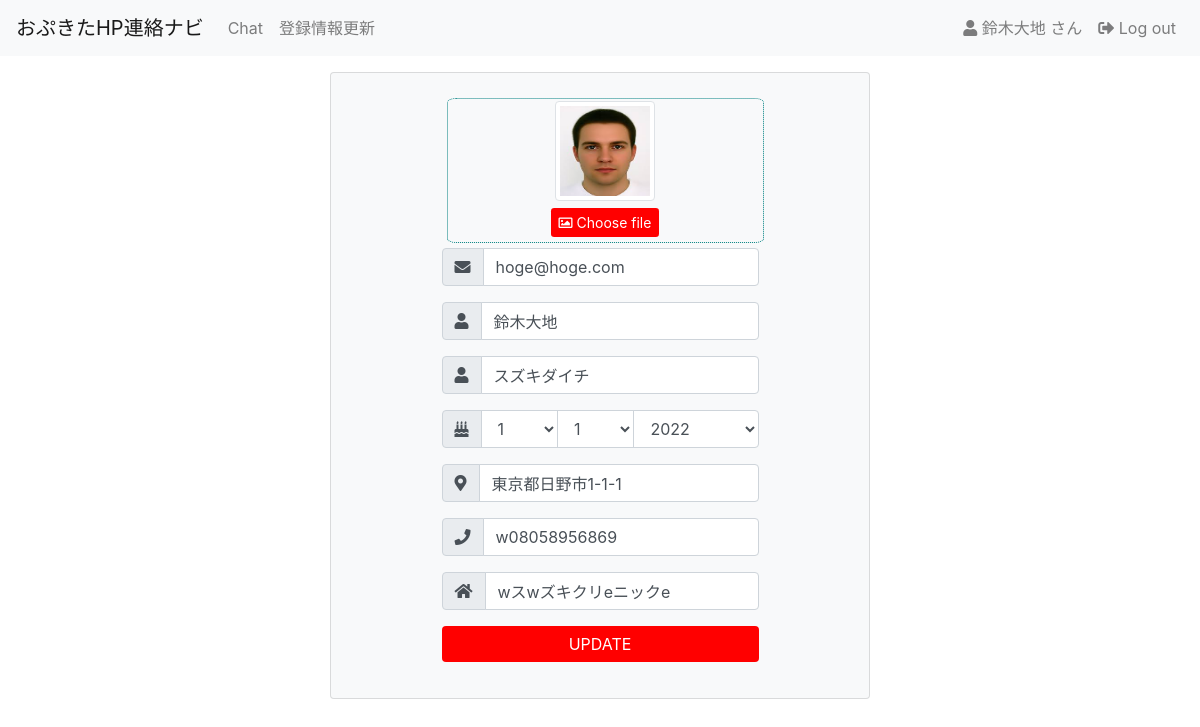
Screenshot of /chat/user_update/1/ (signed in) with the database file from the repository.
### chatapp/models.py (models this page shows, shortened)
class User(AbstractBaseUser, PermissionsMixin):
    class Meta:
        verbose_name = 'ユーザ'
        verbose_name_plural = 'ユーザ'
    """カスタムユーザーモデル."""
    email = models.EmailField('メールアドレス', max_length=150, null = False, blank=False, unique = True)
    name = models.CharField('名前', max_length=150, null = False, blank=False)
    furigana = models.CharField('フリガナ', max_length = 150, null = False, blank = False)
    birthday = models.DateField(
        verbose_name = _('生年月日'),
        null = True,
    )
    address = models.CharField('住所', max_length = 150, null = True)
    phone = models.CharField('連絡先電話番号', max_length = 50, null = True)
    clinic_name = models.CharField('歯科医院名', max_length = 100, null = True)
    thumbnail = models.ImageField('サムネイル', upload_to = 'profile_thumbnail', null = True)
    is_staff = models.BooleanField(
        '管理者',
        default=False,
        help_text=_(
            'Designates whether the user can log into this admin site.'),
    )
    is_active = models.BooleanField(
        '有効',
        default=True,
        help_text=_(
            'Designates whether this user should be treated as active. '
            'Unselect this instead of deleting accounts.'
        ),
    )
    date_joined = models.DateTimeField(_('date joined'), default=timezone.now)
    objects = MyUserManager()
    EMAIL_FIELD = 'email'
    USERNAME_FIELD = 'email'
    REQUIRED_FIELDS = ['name',]
    @property
    def thumbnail_url(self):
        if self.thumbnail and hasattr(self.thumbnail, 'url'):
            return self.thumbnail.url

### chatapp/views.py (the view, shortened to what this page needs)
# urls.py: path('user_update/<int:pk>/', views.UserUpdate.as_view(), name='user_update'),
class UserUpdate(SuccessMessageMixin, LoginRequiredMixin, generic.UpdateView):
    model = User
    form_class = UserUpdateForm
    template_name = 'chatapp/user_update.html'
    success_message = '登録情報を更新しました'

### chatapp/forms.py
class UserUpdateForm(forms.ModelForm):
    class Meta:
        model = User
        MONTHS = {
            1: '1', 2: '2', 3: '3', 4: '4',
            5: '5', 6: '6', 7: '7', 8: '8',
            9: '9', 10: '10', 11: '11', 12: '12'
        }
        widgets = {
            'birthday': forms.SelectDateWidget(years = range(2022, 1930, -1), months=MONTHS)
        }
        fields = ('email', 'name', 'furigana', 'birthday', 'address', 'phone', 'clinic_name', 'thumbnail')
    def __init__(self, *args, **kwargs):
        super().__init__(*args, **kwargs)
        for field in self.fields.values():
            field.widget.attrs['class'] = 'form-control'
            field.widget.attrs['placeholder'] = field.label  # placeholderにフィールドのラベルを入れる

### templates/chatapp/user_update.html (shortened to what this page needs)
{% extends "chatapp/base.html" %}
{% block content %}
{% load static %}
<link rel="stylesheet" type="text/css" href="{% static 'css/user_update.css' %}">
<div class="row">
    <div class="col-md-6 offset-md-3 col-12">
        <div class="card bg-light">
            <div class="card-body mx-auto">
                <form method="POST" action="" enctype="multipart/form-data">
                    <div class="container preview">
                        <img class="img img-thumbnail preview-img" src="{{ user.thumbnail_url }}" alt="プレビュー" /><br>
                        <span class="btn btn-sm btn-success"> <i class="far fa-image"></i> Choose file</span>
                    </div>
                    <div class="form-group input-group">
                        <div class="input-group-prepend">
                            <span class="input-group-text"> <i class="fa fa-envelope"></i> </span>
                            </div>
                            {{ form.email }}
                    </div>
                    <div class="form-group input-group">
                        <div class="input-group-prepend">
                            <span class="input-group-text"> <i class="fa fa-user"></i> </span>
                            </div>
                            {{ form.name }}
                    </div>
                    <div class="form-group input-group">
                        <div class="input-group-prepend">
                            <span class="input-group-text"> <i class="fa fa-user"></i>  </span>
                            </div>
                            {{ form.furigana }}
                    </div>
                    <div class="form-group input-group">
                        <div class="input-group-prepend">
                            <span class="input-group-text"> <i class="fas fa-birthday-cake"></i> </span>
                            </div>
                            {{ form.birthday }}
                    </div>
                    <div class="form-group input-group">
                        <div class="input-group-prepend">
                            <span class="input-group-text"> <i class="fas fa-map-marker-alt"></i> </span>
                            </div>
                            {{ form.address }}
                    </div>
                    <div class="form-group input-group">
                        <div class="input-group-prepend">
                            <span class="input-group-text"><i class="fas fa-phone"></i></span>
                            </div>
                            {{ form.phone }}
                    </div>
                    <div class="form-group input-group">
                        <div class="input-group-prepend">
                            <span class="input-group-text"> <i class="fas fa-home"></i></span>
                            </div>
                            {{ form.clinic_name }}
                    </div>
                    <div class="form-group">
                            <button type="submit" class="btn btn-block"> UPDATE  </button>
                        </div>
                </form>
            </div>
        </div>
    </div>
</div>
{% endblock %}

### templates/chatapp/base.html (shortened to what this page needs)
{% load static %}
<!doctype html>
<html lang="ja">
<head>
    <link href="https://stackpath.bootstrapcdn.com/bootstrap/4.3.1/css/bootstrap.min.css" rel="stylesheet" id="bootstrap-css">
    <link rel="stylesheet" href="https://use.fontawesome.com/releases/v5.8.1/css/all.css">
    <link rel="stylesheet" type="text/css" href="{% static 'css/base.css' %}">
</head>
<body>
<nav class="navbar navbar-expand-md bg-light navbar-light sticky-top">
        <a class="navbar-brand" href="#">おぷきたHP連絡ナビ</a>
        <div id="navb" class="navbar-collapse collapse hide">
          <ul class="navbar-nav">
            <li class="nav-item">
              <a class="nav-link" href="{% url 'chatapp:top' %}">Chat</a>
            </li>
            <li class="nav-item">
              <a class="nav-link" href="{% url 'chatapp:user_update' user.pk %}">登録情報更新</a>
            </li>
          </ul>
          <ul class="nav navbar-nav ml-auto">
            {% if user.is_authenticated %}
            <li class="nav-item">
                <span class="nav-link"><span class="fas fa-user"></span> {{ user.name }} さん</span>
            </li>
            <li class="nav-item">
                <a class="nav-link" href="{% url 'chatapp:logout' %}"><i class="fas fa-sign-out-alt"></i> Log out</a>
            </li>
            {% endif %}
          </ul>
        </div>
      </nav>
    <div class="container">
        {% block content %}{% endblock %}
    </div>
</body>
</html>

### chatapp/static/css/base.css (style rules this page uses)
.btn { background-color: red!important; color: white!important; border:none!important }

### chatapp/static/css/user_update.css (style rules this page uses)
.row { margin-top:1rem; }
select#id_birthday_year { width: 30%!important; }
select#id_birthday_month { width: 15%; }
select#id_birthday_day { width: 15%; }
.preview { text-align: center; border: 1px dotted teal; min-height: 100px; margin: 5px; border-radius: 3% }
.preview img { min-width: 100px; min-height: 100px; max-height: 100px; max-width: 100px; margin: 2px; }
.preview span { margin:5px }

### rows the page displays
User: name "鈴木大地", thumbnail_url (picture), email "hoge@hoge.com", furigana "スズキダイチ", address "東京都日野市1-1-1", phone "w08058956869", clinic_name "wスwズキクリeニックe"
